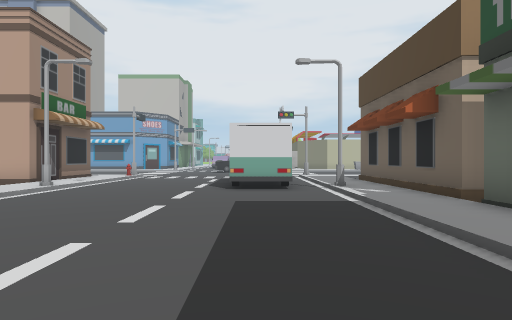
[1] (above)

24 first-person views from a walk through a 3-D level made in the Unity game engine. The camera is 1.5 m above the floor, looks level and sees 75° across. The floor is counted in squares, 2 m on a side. Each view is taken from the middle of a square. On the plan, view 1 faces up. The plan holds only what a view shows up to about 11 squares ahead; the rest is blank. The place goes on beyond the plan. The player is left out. Some surface patterns are stand-ins.

[2]
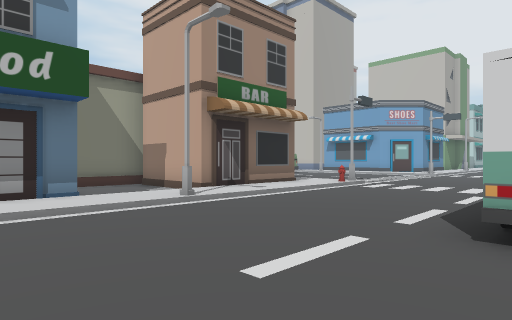

[3]
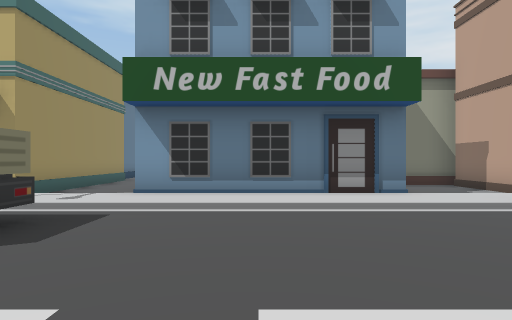

[4]
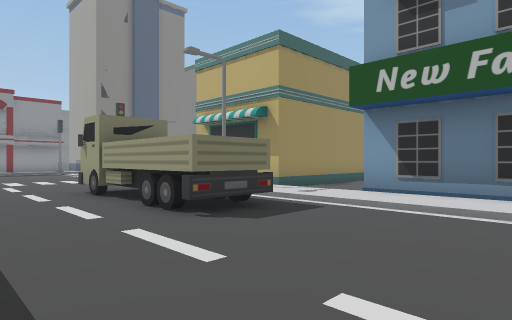

[5]
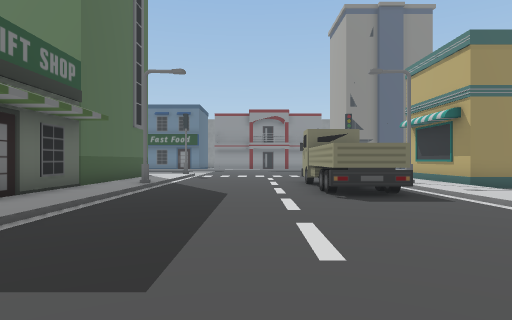

[6]
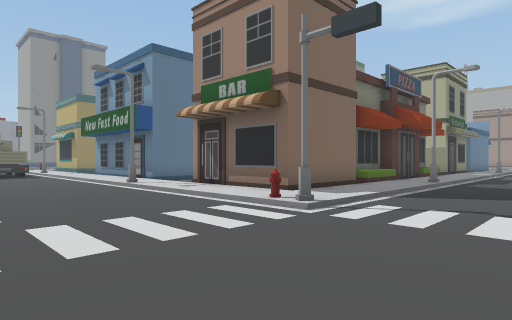

[7]
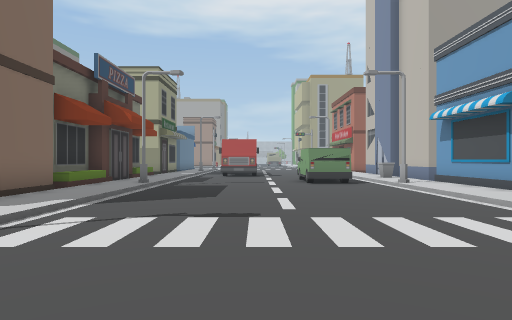

[8]
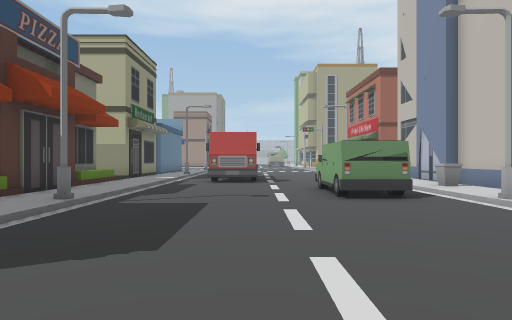

[9]
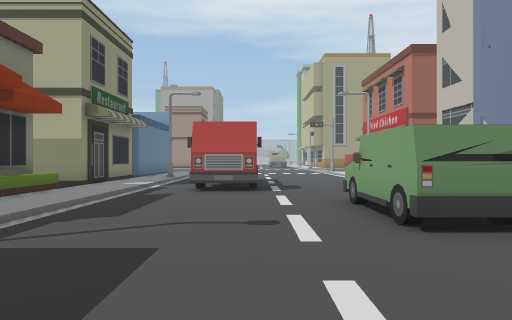

[10]
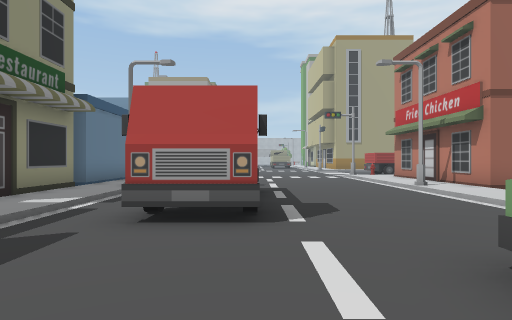

[11]
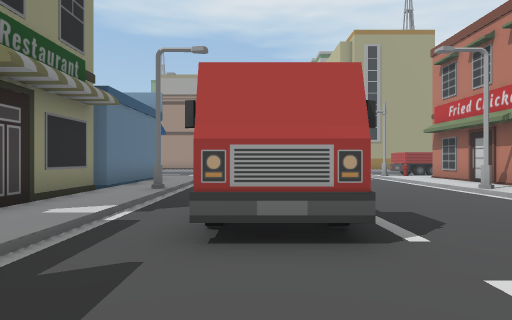

[12]
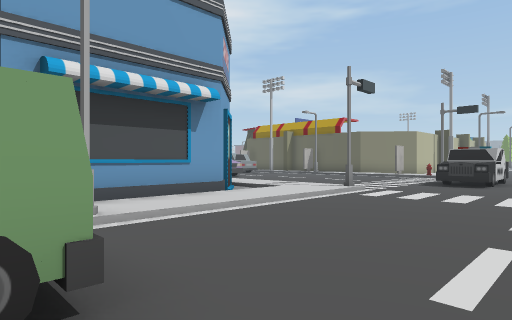

[13]
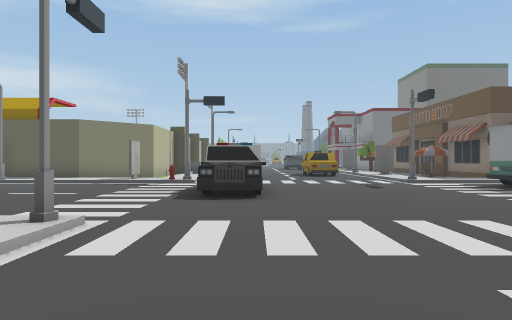

[14]
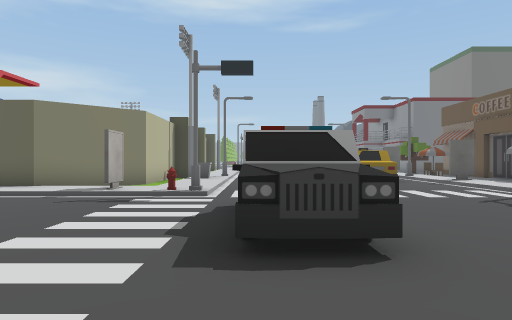

[15]
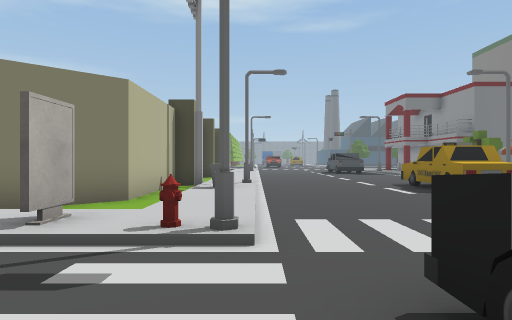

[16]
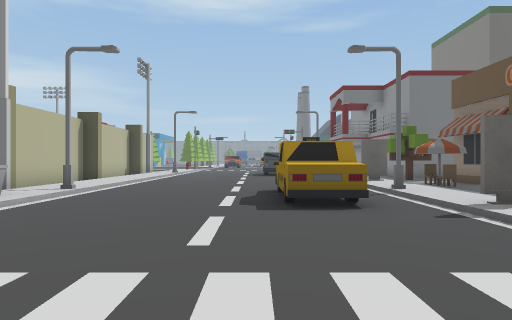

[17]
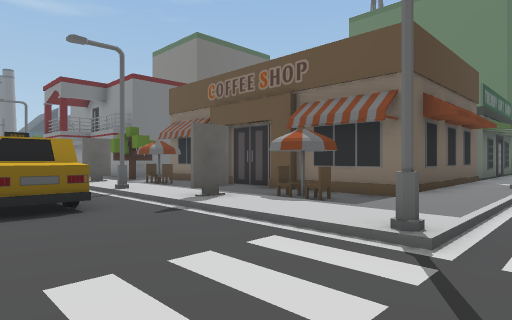

[18]
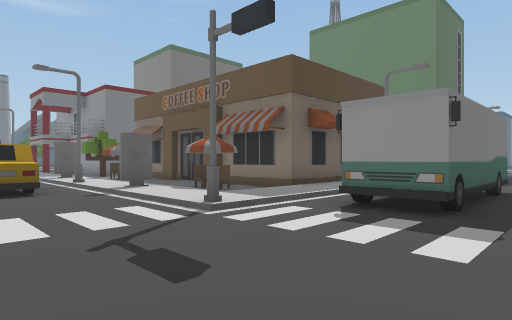

[19]
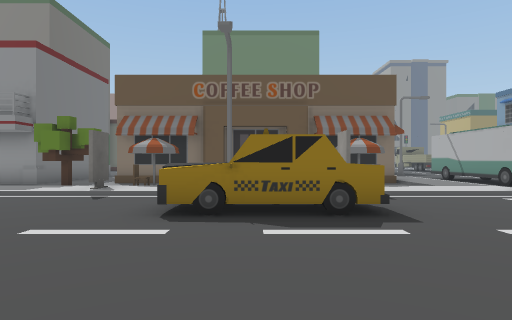

[20]
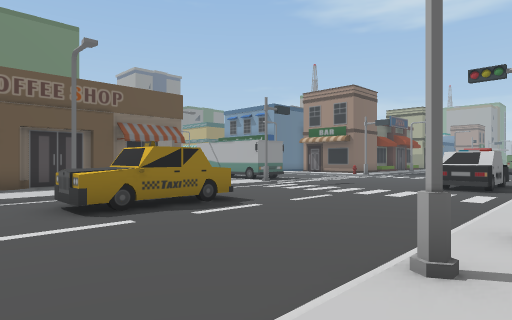

[21]
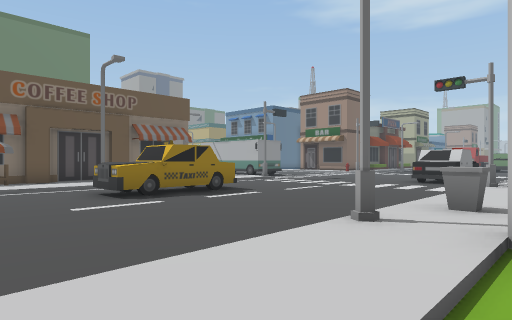

[22]
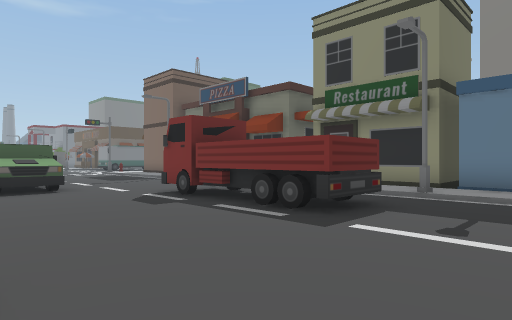

[23]
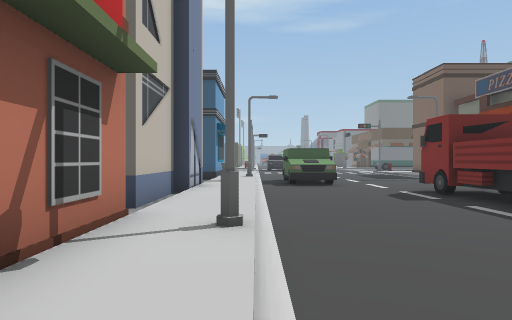

[24]
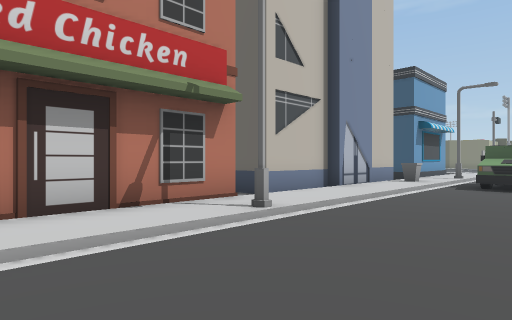

### Floor plan
Key: @ floor where view 1 was taken; # wall or solid block; . main floor; : floor 0.25 m higher than the main floor; / step, stairs or slope; S streetlight; H hydrant; B building; T truck; C car; O other object.
Columns run from 25 left of view 1 to 12 right of it. Each row starts with its distance up from view 1.
 25      B           ##:/ ...../:.########
 24 #####BBBBBBB #####.:/....../O.....#...
 23 :::::::::::O::::::::/......H::::O:::::
 22 ///S/////////S//////#......///////S///
 21 ..........OOO..........CCC............
 20  .........OOO..........CCC............
 19 ......................................
 18  ...TTTTT.............................
 17   ..TT TT......................OOOO...
 16   ..............................OOO...
 15 ///S/////////S//////#......#//////S///
 14 ::::::::::::::::::::H....../:::O:::::O
 13 ####BBBB BBBBBBB###:/....OO/:.O.....O
 12     B  B          #:/....OO/:.........
 11     B  B          #:/....OO/:#########
 10                B###:/....O /:#
  9                B...:S....OOS:#
  8                B...:/....../:#
  7                   B:/....../:#
  6                   B:/....../:#
  5                   B:/....../:#
  4                   B:/....../:
  3                   B:/....../:
  2                   B:/....../:#
  1                 ...:/TT..../:#
  0               .....:/TT..@./:#
 -1               #####:S T....S:BBB
 -2                   #: TT..../:B
 -3                   #:  T..../:B

Where each view was taken, in squares from view 1:
view 1: 0 up, 0 right, facing up
view 2: 5 up, 0 right, facing up-left
view 3: 4 up, 0 right, facing left
view 4: 5 up, 0 right, facing down-left
view 5: 8 up, 1 left, facing down
view 6: 18 up, 1 left, facing down-left
view 7: 18 up, 2 left, facing left
view 8: 18 up, 6 left, facing left
view 9: 18 up, 9 left, facing left
view 10: 18 up, 13 left, facing left
view 11: 17 up, 14 left, facing left
view 12: 18 up, 13 left, facing up-right
view 13: 20 up, 9 left, facing right
view 14: 21 up, 5 left, facing right
view 15: 22 up, 1 left, facing right
view 16: 18 up, 1 right, facing right
view 17: 18 up, 1 right, facing down-right
view 18: 18 up, 2 left, facing down-right
view 19: 22 up, 8 right, facing down
view 20: 23 up, 11 right, facing down-left
view 21: 24 up, 12 right, facing down-left
view 22: 22 up, 24 left, facing down-right
view 23: 22 up, 25 left, facing right
view 24: 19 up, 25 left, facing up-right
